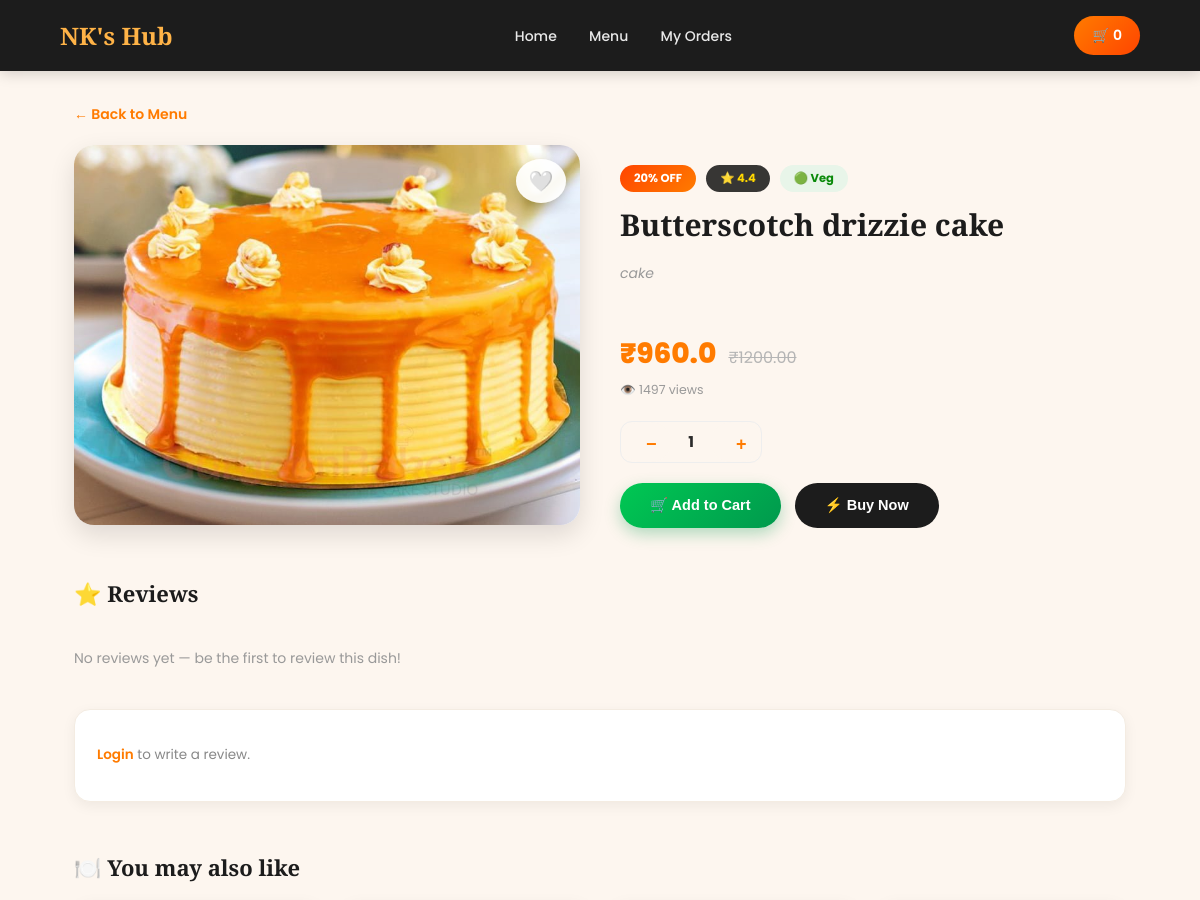
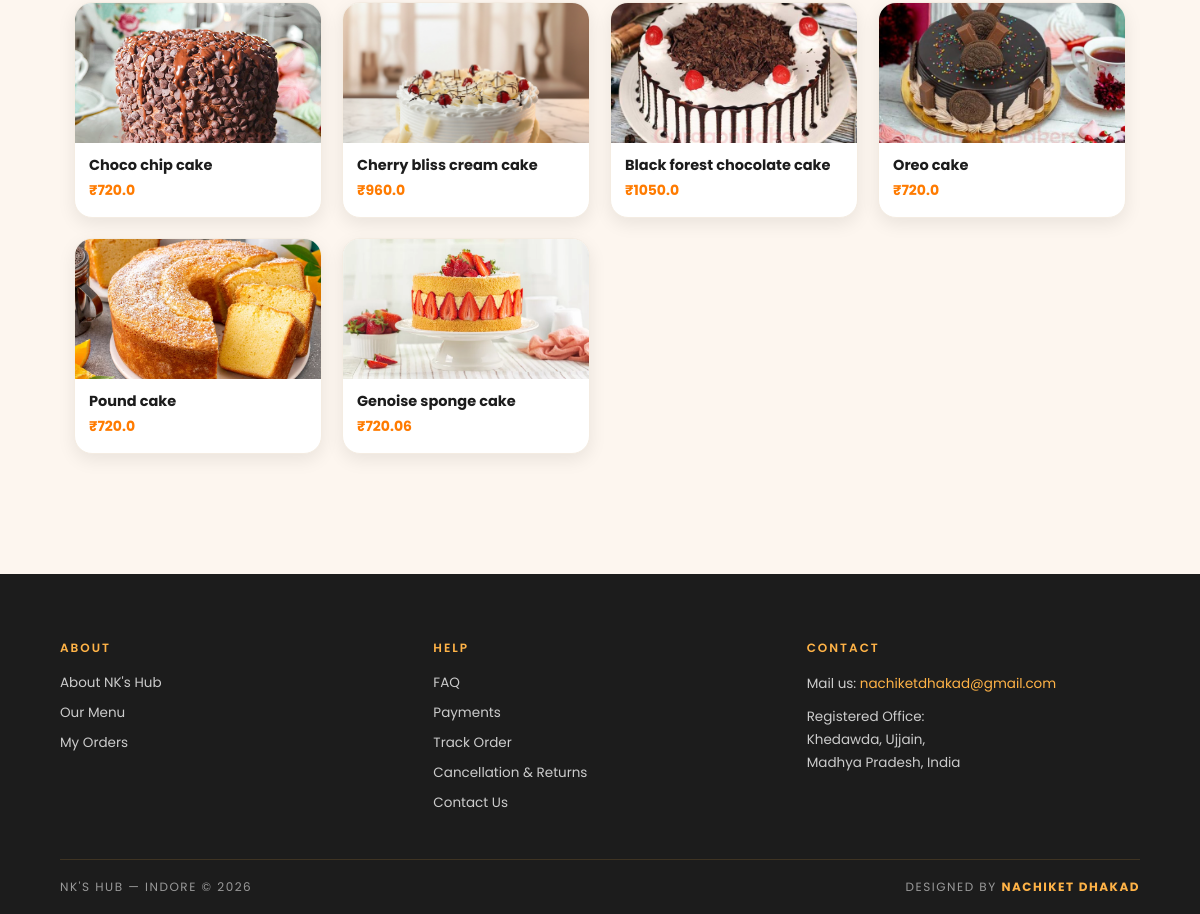
The page /food/4/ on the database its author committed (2 pictures, top to bottom).
### food/models.py (models this page shows, shortened)
class FoodItem(models.Model):
    CATEGORY_CHOICES = [
    ('burger', 'Burgers'),
    ('pizza', 'Pizza'),
    ('chinese', 'Chinese'),
    ('drink', 'Drinks'),
    ('desserts', 'Desserts'),
    ('rajasthani', 'Rajasthani'),
    ('hot-drinks', 'Hot Drinks'),
    ('cake', 'Cake'),
    ('icecream','icecream'),
    ('sweets', 'Sweets'),
]
    name = models.CharField(max_length=100)
    description = models.TextField(blank=True, null=True)
    price = models.DecimalField(max_digits=6, decimal_places=2, default=0)
    image = models.ImageField(upload_to='food/', blank=True, null=True)
    category = models.CharField(
        max_length=30,
        choices=CATEGORY_CHOICES,
        blank=True,
        null=True,
    )
    preferences = models.ManyToManyField(Preference, blank=True, related_name='food_items')
    ...
    discount = models.PositiveIntegerField(default=0, help_text="Discount % (e.g. 20)")
    rating = models.DecimalField(max_digits=2, decimal_places=1, default=0.0, help_text="e.g. 4.3")
    views = models.PositiveIntegerField(default=0, help_text="Admin se manually bhi edit ho sakta hai")
    is_popular = models.BooleanField(default=False, help_text="Show in Popular Right Now section")
    def discounted_price(self):
        if self.discount:
            return round(float(self.price) * (100 - self.discount) / 100, 2)
        return self.price
    @property
    def is_nonveg(self):
        return self.preferences.filter(slug='nonveg').exists()

### food/views.py (the view, shortened to what this page needs)
# urls.py: path('food/<int:pk>/', views.food_detail, name='food_detail'),
def food_detail(request, pk):
    item = get_object_or_404(FoodItem, pk=pk)
    item.views += 1
    item.save(update_fields=['views'])
    reviews = item.reviews.all().order_by('-created_at')
    gallery_images = item.images.all()
    avg_rating = item.rating
    related_items = FoodItem.objects.filter(category=item.category).exclude(pk=item.pk)[:6]
    cart = request.session.get('cart', {})
    cart_count = sum(cart.values())
    user_fav_ids = []
    if request.user.is_authenticated:
        user_fav_ids = list(
            Favourite.objects.filter(user=request.user).values_list('food_item_id', flat=True)
        )
    return render(request, 'food/food_detail.html', {
        'item': item,
        'reviews': reviews,
        'gallery_images': gallery_images,
        'avg_rating': avg_rating,
        'related_items': related_items,
        'cart_count': cart_count,
        'user_fav_ids': user_fav_ids,
    })

### food/templates/food/food_detail.html (shortened to what this page needs)
{% load static %}
<!DOCTYPE html>
<html lang="en">
<head>
  <link rel="stylesheet" href="{% static 'food/style.css' %}">
</head>
<body>
  <header class="navbar">
    <a href="/" class="logo">NK's Hub</a>
    <nav>
      <a href="/">Home</a>
      <a href="/menu/">Menu</a>
      <a href="{% url 'my_orders' %}">My Orders</a>
    </nav>
    <a href="{% url 'cart' %}" class="cart-indicator">🛒 <span id="cart-count">{{ cart_count }}</span></a>
  </header>
  <div class="page-wrap">
    <a href="{% url 'menu' %}" class="back-link">&larr; Back to Menu</a>
    <div class="detail-grid">
      <div>
        <div class="gallery-main">
          {% if item.image %}
            <img id="main-img" src="{{ item.image.url }}" alt="{{ item.name }}">
          {% endif %}
          <button type="button"
                  id="favHeartBtn"
                  class="fav-heart-btn"
                  onclick="toggleFav({{ item.id }}, this)">
            <span id="favHeartIcon">{% if item.id in user_fav_ids %}❤️{% else %}🤍{% endif %}</span>
          </button>
        </div>
      </div>
      <div class="info-col">
        <div class="info-badges">
          {% if item.discount %}<span class="badge discount">{{ item.discount }}% OFF</span>{% endif %}
          {% if avg_rating %}<span class="badge rating">⭐ {{ avg_rating }}</span>{% endif %}
          {% if item.is_nonveg %}
            <span class="badge nonveg">🔴 Non-Veg</span>
          {% else %}
            <span class="badge veg">🟢 Veg</span>
          {% endif %}
        </div>
        <h1>{{ item.name }}</h1>
        <p class="tagline">{{ item.category }}</p>
        <div class="price-block">
          {% if item.discount %}
            <span class="now">₹{{ item.discounted_price }}</span>
            <span class="old">₹{{ item.price }}</span>
          {% else %}
            <span class="now">₹{{ item.price }}</span>
          {% endif %}
        </div>
        <div class="views-line">👁️ {{ item.views }} views</div>
        <div class="qty-row">
          <div class="qty-box">
            <button type="button" onclick="changeQty(-1)">−</button>
            <span id="qty-val">1</span>
            <button type="button" onclick="changeQty(1)">+</button>
          </div>
        </div>
        <div class="action-row">
          <button type="button" class="btn-add-cart" onclick="addToCartAjax({{ item.id }}, this)">🛒 Add to Cart</button>
          <form method="POST" action="{% url 'buy_now' item.id %}" style="margin:0;">
            <button type="submit" class="btn-buy-now">⚡ Buy Now</button>
          </form>
        </div>
      </div>
    </div>
    <h2 class="section-title">⭐ Reviews</h2>
    {% for r in reviews %}
      <div class="review-card">
        <div class="review-top">
          <span class="review-user">{{ r.user.username }}</span>
          <span class="review-rating">⭐ {{ r.rating }}/5</span>
        </div>
        <div class="review-comment">{{ r.comment }}</div>
      </div>
    {% empty %}
      <div class="no-reviews">No reviews yet — be the first to review this dish!</div>
    {% endfor %}
    <div class="review-form">
      {% if user.is_authenticated %}
        <form method="POST">
          {% csrf_token %}
          <select name="rating" required>
            <option value="">Select rating</option>
            <option value="5">⭐⭐⭐⭐⭐ Excellent</option>
            <option value="4">⭐⭐⭐⭐ Good</option>
            <option value="3">⭐⭐⭐ Average</option>
            <option value="2">⭐⭐ Poor</option>
            <option value="1">⭐ Terrible</option>
          </select>
          <textarea name="comment" placeholder="Share your experience..." required></textarea>
          <button type="submit" name="submit_review" value="1">Submit Review</button>
        </form>
      {% else %}
        <p class="login-to-review">
          <a href="{% url 'login' %}?next={{ request.path }}">Login</a> to write a review.
        </p>
      {% endif %}
    </div>
    {% if related_items %}
    <h2 class="section-title">🍽️ You may also like</h2>
    <div class="related-grid">
      {% for rel in related_items %}
        <a href="{% url 'food_detail' rel.id %}" class="related-card">
          {% if rel.image %}<img src="{{ rel.image.url }}" alt="{{ rel.name }}">{% endif %}
          <div class="rc-body">
            <h4>{{ rel.name }}</h4>
            <div class="rc-price">₹{{ rel.discounted_price }}</div>
          </div>
        </a>
      {% endfor %}
    </div>
    {% endif %}
  </div>
  <footer class="site-footer">
    <div class="footer-top">
      <div class="footer-col">
        <h4>About</h4>
        <a href="/about/">About NK's Hub</a>
        <a href="/menu/">Our Menu</a>
        <a href="{% url 'my_orders' %}">My Orders</a>
      </div>
      <div class="footer-col" id="help">
        <h4>Help</h4>
        <a href="{% url 'help' %}">FAQ</a>
        <a href="/about/">Payments</a>
        <a href="{% url 'my_orders' %}">Track Order</a>
        <a href="{% url 'cart' %}">Cancellation & Returns</a>
        <a href="mailto:nachiketdhakad@gmail.com">Contact Us</a>
      </div>
      <div class="footer-col">
        <h4>Contact</h4>
        <p>Mail us: <a href="mailto:nachiketdhakad@gmail.com">nachiketdhakad@gmail.com</a></p>
        <p>Registered Office:<br>Khedawda, Ujjain,<br>Madhya Pradesh, India</p>
      </div>
    </div>
    <div class="footer-bottom">
      <p>NK's Hub — Indore © 2026</p>
      <p class="footer-credit">Designed by <strong>Nachiket Dhakad</strong></p>
    </div>
  </footer>
</body>
</html>

### staticfiles/food/style.css (style rules this page uses)
.tagline { font-size: 20px; color: white; margin-top: 10px; font-style: italic; }
body { margin: 0; font-family: 'Poppins', sans-serif; background: linear-gradient(135deg, #ff7f50, #ffb347, #ffe5b4); color: #333; }
header { background: rgba(255,255,255,0.8); padding: 15px 30px; display: flex; justify-content: space-between; align-items: center; position: sticky; top: 0; }
.logo { font-size: 1.8rem; font-weight: bold; color: #ff4500; }
nav a { margin: 0 15px; text-decoration: none; color: #ff4500; font-weight: bold; transition: color 0.3s, transform 0.3s; }
button { background: #ff914d; border: none; padding: 12px 25px; border-radius: 25px; cursor: pointer; font-weight: bold; color: #fff; transition: transform 0.2s, background 0.3s; }
.badge { display: inline-block; margin-top: 20px; background: #ff4500; color: #fff; padding: 10px 20px; border-radius: 50%; font-weight: bold; }
.navbar { background: #f05f33; color: white; padding: 15px; display: flex; justify-content: space-between; align-items: center; }
.navbar nav a { margin: 0 10px; text-decoration: none; color: white; font-weight: bold; }

### rows shown on the page
FoodItem: image (picture), discount "20", rating "4.4", name "Butterscotch drizzie cake", category "cake", discounted_price "960.0", price "1200.00", views "1497"
FoodItem: image (picture), name "Choco chip cake", discounted_price "720.0"
FoodItem: image (picture), name "Cherry bliss cream cake", discounted_price "960.0"
FoodItem: image (picture), name "Black forest chocolate cake", discounted_price "1050.0"
FoodItem: image (picture), name "Oreo cake", discounted_price "720.0"
FoodItem: image (picture), name "Pound cake", discounted_price "720.0"
FoodItem: image (picture), name "Genoise sponge cake", discounted_price "720.06"

### other values the page prints
{{ cart_count }} "0"
